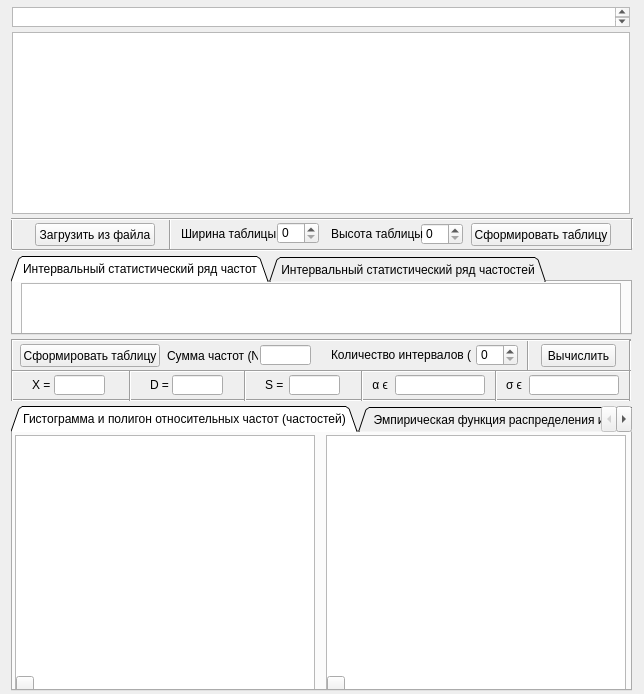
<?xml version="1.0" encoding="UTF-8"?>
<ui version="4.0">
 <class>TerVer_Lab1Class</class>
 <widget class="QMainWindow" name="TerVer_Lab1Class">
  <property name="geometry">
   <rect>
    <x>0</x>
    <y>0</y>
    <width>644</width>
    <height>694</height>
   </rect>
  </property>
  <property name="minimumSize">
   <size>
    <width>644</width>
    <height>694</height>
   </size>
  </property>
  <property name="maximumSize">
   <size>
    <width>644</width>
    <height>694</height>
   </size>
  </property>
  <property name="windowTitle">
   <string>TerVer_Lab1</string>
  </property>
  <widget class="QWidget" name="centralWidget">
   <widget class="QPushButton" name="Button">
    <property name="geometry">
     <rect>
      <x>35</x>
      <y>223</y>
      <width>120</width>
      <height>23</height>
     </rect>
    </property>
    <property name="text">
     <string>Загрузить из файла</string>
    </property>
   </widget>
   <widget class="QTableWidget" name="Table">
    <property name="geometry">
     <rect>
      <x>12</x>
      <y>32</y>
      <width>618</width>
      <height>182</height>
     </rect>
    </property>
    <property name="styleSheet">
     <string notr="true">selection-background-color: rgb(255, 255, 255);
selection-color: rgb(0, 0, 0);</string>
    </property>
    <attribute name="horizontalHeaderDefaultSectionSize">
     <number>60</number>
    </attribute>
    <attribute name="horizontalHeaderMinimumSectionSize">
     <number>27</number>
    </attribute>
    <attribute name="verticalHeaderDefaultSectionSize">
     <number>20</number>
    </attribute>
   </widget>
   <widget class="QPushButton" name="Button_2">
    <property name="geometry">
     <rect>
      <x>541</x>
      <y>344</y>
      <width>75</width>
      <height>23</height>
     </rect>
    </property>
    <property name="text">
     <string>Вычислить</string>
    </property>
   </widget>
   <widget class="QSpinBox" name="k_widget">
    <property name="geometry">
     <rect>
      <x>476</x>
      <y>344</y>
      <width>42</width>
      <height>22</height>
     </rect>
    </property>
   </widget>
   <widget class="QPushButton" name="Create_Table">
    <property name="geometry">
     <rect>
      <x>471</x>
      <y>223</y>
      <width>140</width>
      <height>23</height>
     </rect>
    </property>
    <property name="text">
     <string>Сформировать таблицу</string>
    </property>
   </widget>
   <widget class="QSpinBox" name="Table_Height">
    <property name="geometry">
     <rect>
      <x>421</x>
      <y>223</y>
      <width>42</width>
      <height>22</height>
     </rect>
    </property>
   </widget>
   <widget class="QSpinBox" name="Table_Width">
    <property name="geometry">
     <rect>
      <x>277</x>
      <y>222</y>
      <width>42</width>
      <height>22</height>
     </rect>
    </property>
   </widget>
   <widget class="QLabel" name="label">
    <property name="geometry">
     <rect>
      <x>331</x>
      <y>226</y>
      <width>101</width>
      <height>16</height>
     </rect>
    </property>
    <property name="text">
     <string>Высота таблицы</string>
    </property>
   </widget>
   <widget class="QLabel" name="label_2">
    <property name="geometry">
     <rect>
      <x>181</x>
      <y>226</y>
      <width>101</width>
      <height>16</height>
     </rect>
    </property>
    <property name="text">
     <string>Ширина таблицы</string>
    </property>
   </widget>
   <widget class="Line" name="line">
    <property name="geometry">
     <rect>
      <x>160</x>
      <y>219</y>
      <width>20</width>
      <height>31</height>
     </rect>
    </property>
    <property name="orientation">
     <enum>Qt::Vertical</enum>
    </property>
   </widget>
   <widget class="Line" name="line_2">
    <property name="geometry">
     <rect>
      <x>2</x>
      <y>218</y>
      <width>20</width>
      <height>31</height>
     </rect>
    </property>
    <property name="orientation">
     <enum>Qt::Vertical</enum>
    </property>
   </widget>
   <widget class="Line" name="line_3">
    <property name="geometry">
     <rect>
      <x>11</x>
      <y>211</y>
      <width>620</width>
      <height>16</height>
     </rect>
    </property>
    <property name="orientation">
     <enum>Qt::Horizontal</enum>
    </property>
   </widget>
   <widget class="Line" name="line_4">
    <property name="geometry">
     <rect>
      <x>622</x>
      <y>218</y>
      <width>20</width>
      <height>31</height>
     </rect>
    </property>
    <property name="orientation">
     <enum>Qt::Vertical</enum>
    </property>
   </widget>
   <widget class="Line" name="line_5">
    <property name="geometry">
     <rect>
      <x>12</x>
      <y>242</y>
      <width>620</width>
      <height>16</height>
     </rect>
    </property>
    <property name="orientation">
     <enum>Qt::Horizontal</enum>
    </property>
   </widget>
   <widget class="QLabel" name="label_3">
    <property name="geometry">
     <rect>
      <x>331</x>
      <y>347</y>
      <width>141</width>
      <height>16</height>
     </rect>
    </property>
    <property name="text">
     <string>Количество интервалов (K)</string>
    </property>
   </widget>
   <widget class="QLabel" name="label_4">
    <property name="geometry">
     <rect>
      <x>167</x>
      <y>346</y>
      <width>91</width>
      <height>20</height>
     </rect>
    </property>
    <property name="text">
     <string>Сумма частот (N)</string>
    </property>
   </widget>
   <widget class="QLineEdit" name="Sum">
    <property name="geometry">
     <rect>
      <x>260</x>
      <y>345</y>
      <width>51</width>
      <height>20</height>
     </rect>
    </property>
   </widget>
   <widget class="Line" name="line_6">
    <property name="geometry">
     <rect>
      <x>518</x>
      <y>340</y>
      <width>20</width>
      <height>31</height>
     </rect>
    </property>
    <property name="orientation">
     <enum>Qt::Vertical</enum>
    </property>
   </widget>
   <widget class="Line" name="line_7">
    <property name="geometry">
     <rect>
      <x>11</x>
      <y>332</y>
      <width>620</width>
      <height>16</height>
     </rect>
    </property>
    <property name="orientation">
     <enum>Qt::Horizontal</enum>
    </property>
   </widget>
   <widget class="Line" name="line_8">
    <property name="geometry">
     <rect>
      <x>11</x>
      <y>363</y>
      <width>620</width>
      <height>16</height>
     </rect>
    </property>
    <property name="orientation">
     <enum>Qt::Horizontal</enum>
    </property>
   </widget>
   <widget class="Line" name="line_9">
    <property name="geometry">
     <rect>
      <x>2</x>
      <y>339</y>
      <width>20</width>
      <height>31</height>
     </rect>
    </property>
    <property name="orientation">
     <enum>Qt::Vertical</enum>
    </property>
   </widget>
   <widget class="Line" name="line_10">
    <property name="geometry">
     <rect>
      <x>620</x>
      <y>340</y>
      <width>20</width>
      <height>31</height>
     </rect>
    </property>
    <property name="orientation">
     <enum>Qt::Vertical</enum>
    </property>
   </widget>
   <widget class="QTabWidget" name="tabWidget">
    <property name="geometry">
     <rect>
      <x>11</x>
      <y>406</y>
      <width>621</width>
      <height>285</height>
     </rect>
    </property>
    <property name="tabShape">
     <enum>QTabWidget::Triangular</enum>
    </property>
    <property name="currentIndex">
     <number>0</number>
    </property>
    <widget class="QWidget" name="tab">
     <attribute name="title">
      <string>Гистограмма и полигон относительных частот (частостей)</string>
     </attribute>
     <widget class="QGraphicsView" name="Browser_2">
      <property name="geometry">
       <rect>
        <x>313</x>
        <y>3</y>
        <width>300</width>
        <height>260</height>
       </rect>
      </property>
     </widget>
     <widget class="QGraphicsView" name="Browser">
      <property name="geometry">
       <rect>
        <x>2</x>
        <y>3</y>
        <width>300</width>
        <height>260</height>
       </rect>
      </property>
     </widget>
     <widget class="QPushButton" name="Zoom_Button_1">
      <property name="geometry">
       <rect>
        <x>3</x>
        <y>244</y>
        <width>18</width>
        <height>18</height>
       </rect>
      </property>
      <property name="text">
       <string/>
      </property>
      <property name="icon">
       <iconset>
        <normaloff>loupe.png</normaloff>loupe.png</iconset>
      </property>
      <property name="iconSize">
       <size>
        <width>16</width>
        <height>16</height>
       </size>
      </property>
     </widget>
     <widget class="QPushButton" name="Zoom_Button_2">
      <property name="geometry">
       <rect>
        <x>314</x>
        <y>244</y>
        <width>18</width>
        <height>18</height>
       </rect>
      </property>
      <property name="text">
       <string/>
      </property>
      <property name="icon">
       <iconset>
        <normaloff>loupe.png</normaloff>loupe.png</iconset>
      </property>
      <property name="iconSize">
       <size>
        <width>16</width>
        <height>16</height>
       </size>
      </property>
     </widget>
    </widget>
    <widget class="QWidget" name="tab_2">
     <attribute name="title">
      <string> Эмпирическая функция распределения и её график  </string>
     </attribute>
     <widget class="QGraphicsView" name="Browser_4">
      <property name="geometry">
       <rect>
        <x>313</x>
        <y>3</y>
        <width>300</width>
        <height>260</height>
       </rect>
      </property>
     </widget>
     <widget class="QGraphicsView" name="Browser_3">
      <property name="geometry">
       <rect>
        <x>2</x>
        <y>3</y>
        <width>300</width>
        <height>260</height>
       </rect>
      </property>
     </widget>
     <widget class="QPushButton" name="Zoom_Button_3">
      <property name="geometry">
       <rect>
        <x>314</x>
        <y>244</y>
        <width>18</width>
        <height>18</height>
       </rect>
      </property>
      <property name="text">
       <string/>
      </property>
      <property name="icon">
       <iconset>
        <normaloff>loupe.png</normaloff>loupe.png</iconset>
      </property>
      <property name="iconSize">
       <size>
        <width>16</width>
        <height>16</height>
       </size>
      </property>
     </widget>
    </widget>
   </widget>
   <widget class="QLineEdit" name="X">
    <property name="geometry">
     <rect>
      <x>54</x>
      <y>375</y>
      <width>51</width>
      <height>20</height>
     </rect>
    </property>
    <property name="readOnly">
     <bool>true</bool>
    </property>
   </widget>
   <widget class="QLineEdit" name="D">
    <property name="geometry">
     <rect>
      <x>172</x>
      <y>375</y>
      <width>51</width>
      <height>20</height>
     </rect>
    </property>
    <property name="readOnly">
     <bool>true</bool>
    </property>
   </widget>
   <widget class="QLineEdit" name="S">
    <property name="geometry">
     <rect>
      <x>289</x>
      <y>375</y>
      <width>51</width>
      <height>20</height>
     </rect>
    </property>
    <property name="readOnly">
     <bool>true</bool>
    </property>
   </widget>
   <widget class="QLabel" name="label_5">
    <property name="geometry">
     <rect>
      <x>32</x>
      <y>377</y>
      <width>21</width>
      <height>16</height>
     </rect>
    </property>
    <property name="text">
     <string>X =</string>
    </property>
   </widget>
   <widget class="QLabel" name="label_6">
    <property name="geometry">
     <rect>
      <x>150</x>
      <y>377</y>
      <width>21</width>
      <height>16</height>
     </rect>
    </property>
    <property name="text">
     <string>D =</string>
    </property>
   </widget>
   <widget class="QLabel" name="label_7">
    <property name="geometry">
     <rect>
      <x>265</x>
      <y>377</y>
      <width>21</width>
      <height>16</height>
     </rect>
    </property>
    <property name="text">
     <string>S =</string>
    </property>
   </widget>
   <widget class="Line" name="line_11">
    <property name="geometry">
     <rect>
      <x>11</x>
      <y>392</y>
      <width>620</width>
      <height>16</height>
     </rect>
    </property>
    <property name="orientation">
     <enum>Qt::Horizontal</enum>
    </property>
   </widget>
   <widget class="Line" name="line_12">
    <property name="geometry">
     <rect>
      <x>2</x>
      <y>370</y>
      <width>20</width>
      <height>31</height>
     </rect>
    </property>
    <property name="orientation">
     <enum>Qt::Vertical</enum>
    </property>
   </widget>
   <widget class="Line" name="line_13">
    <property name="geometry">
     <rect>
      <x>620</x>
      <y>370</y>
      <width>20</width>
      <height>31</height>
     </rect>
    </property>
    <property name="orientation">
     <enum>Qt::Vertical</enum>
    </property>
   </widget>
   <widget class="Line" name="line_14">
    <property name="geometry">
     <rect>
      <x>120</x>
      <y>370</y>
      <width>20</width>
      <height>31</height>
     </rect>
    </property>
    <property name="orientation">
     <enum>Qt::Vertical</enum>
    </property>
   </widget>
   <widget class="Line" name="line_15">
    <property name="geometry">
     <rect>
      <x>235</x>
      <y>370</y>
      <width>20</width>
      <height>31</height>
     </rect>
    </property>
    <property name="orientation">
     <enum>Qt::Vertical</enum>
    </property>
   </widget>
   <widget class="QTabWidget" name="tabWidget_2">
    <property name="geometry">
     <rect>
      <x>11</x>
      <y>256</y>
      <width>621</width>
      <height>79</height>
     </rect>
    </property>
    <property name="tabShape">
     <enum>QTabWidget::Triangular</enum>
    </property>
    <property name="currentIndex">
     <number>0</number>
    </property>
    <widget class="QWidget" name="tab_3">
     <attribute name="title">
      <string>Интервальный статистический ряд частот</string>
     </attribute>
     <widget class="QTableWidget" name="Table_2">
      <property name="geometry">
       <rect>
        <x>8</x>
        <y>1</y>
        <width>600</width>
        <height>58</height>
       </rect>
      </property>
      <property name="styleSheet">
       <string notr="true">selection-color: rgb(0, 0, 0);
selection-background-color: rgb(255, 255, 255);</string>
      </property>
      <attribute name="horizontalHeaderDefaultSectionSize">
       <number>85</number>
      </attribute>
      <attribute name="verticalHeaderDefaultSectionSize">
       <number>20</number>
      </attribute>
     </widget>
    </widget>
    <widget class="QWidget" name="tab_4">
     <attribute name="title">
      <string>Интервальный статистический ряд частостей</string>
     </attribute>
     <widget class="QTableWidget" name="Table_3">
      <property name="geometry">
       <rect>
        <x>8</x>
        <y>1</y>
        <width>600</width>
        <height>58</height>
       </rect>
      </property>
      <property name="styleSheet">
       <string notr="true">selection-color: rgb(0, 0, 0);
selection-background-color: rgb(255, 255, 255);</string>
      </property>
      <attribute name="horizontalHeaderDefaultSectionSize">
       <number>85</number>
      </attribute>
      <attribute name="verticalHeaderDefaultSectionSize">
       <number>20</number>
      </attribute>
     </widget>
    </widget>
   </widget>
   <widget class="QPushButton" name="Create_Table_2">
    <property name="geometry">
     <rect>
      <x>20</x>
      <y>344</y>
      <width>140</width>
      <height>23</height>
     </rect>
    </property>
    <property name="text">
     <string>Сформировать таблицу</string>
    </property>
   </widget>
   <widget class="Line" name="line_16">
    <property name="geometry">
     <rect>
      <x>352</x>
      <y>370</y>
      <width>20</width>
      <height>31</height>
     </rect>
    </property>
    <property name="orientation">
     <enum>Qt::Vertical</enum>
    </property>
   </widget>
   <widget class="QLineEdit" name="A">
    <property name="geometry">
     <rect>
      <x>395</x>
      <y>375</y>
      <width>90</width>
      <height>20</height>
     </rect>
    </property>
    <property name="readOnly">
     <bool>true</bool>
    </property>
   </widget>
   <widget class="QLabel" name="label_8">
    <property name="geometry">
     <rect>
      <x>369</x>
      <y>377</y>
      <width>21</width>
      <height>16</height>
     </rect>
    </property>
    <property name="text">
     <string> α ϵ</string>
    </property>
   </widget>
   <widget class="Line" name="line_17">
    <property name="geometry">
     <rect>
      <x>486</x>
      <y>370</y>
      <width>20</width>
      <height>31</height>
     </rect>
    </property>
    <property name="orientation">
     <enum>Qt::Vertical</enum>
    </property>
   </widget>
   <widget class="QLineEdit" name="Sigma">
    <property name="geometry">
     <rect>
      <x>529</x>
      <y>375</y>
      <width>90</width>
      <height>20</height>
     </rect>
    </property>
    <property name="readOnly">
     <bool>true</bool>
    </property>
   </widget>
   <widget class="QLabel" name="label_9">
    <property name="geometry">
     <rect>
      <x>506</x>
      <y>377</y>
      <width>21</width>
      <height>16</height>
     </rect>
    </property>
    <property name="text">
     <string>σ ϵ</string>
    </property>
   </widget>
   <widget class="QPlainTextEdit" name="Text_Task">
    <property name="geometry">
     <rect>
      <x>12</x>
      <y>7</y>
      <width>618</width>
      <height>20</height>
     </rect>
    </property>
    <property name="font">
     <font>
      <family>Times New Roman</family>
      <pointsize>10</pointsize>
     </font>
    </property>
   </widget>
  </widget>
 </widget>
 <layoutdefault spacing="6" margin="11"/>
 <tabstops>
  <tabstop>Table</tabstop>
  <tabstop>Button</tabstop>
  <tabstop>Table_Width</tabstop>
  <tabstop>Table_Height</tabstop>
  <tabstop>Create_Table</tabstop>
  <tabstop>tabWidget_2</tabstop>
  <tabstop>Table_2</tabstop>
  <tabstop>Create_Table_2</tabstop>
  <tabstop>Sum</tabstop>
  <tabstop>k_widget</tabstop>
  <tabstop>Button_2</tabstop>
  <tabstop>X</tabstop>
  <tabstop>D</tabstop>
  <tabstop>S</tabstop>
  <tabstop>A</tabstop>
  <tabstop>Sigma</tabstop>
  <tabstop>tabWidget</tabstop>
  <tabstop>Browser</tabstop>
  <tabstop>Browser_2</tabstop>
  <tabstop>Table_3</tabstop>
  <tabstop>Browser_3</tabstop>
  <tabstop>Browser_4</tabstop>
 </tabstops>
 <resources>
  <include location="terver_lab1.qrc"/>
 </resources>
 <connections/>
</ui>
